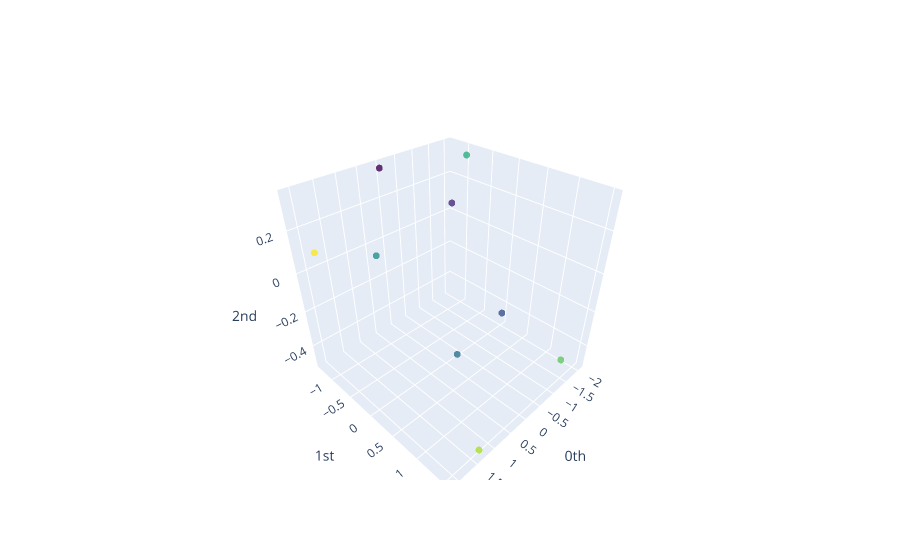

The notebook cell this image was saved under:
### Code cell
coords, diagrams_basic = smiles_to_persistence_diagrams(furan_smiles)
plot_point_cloud(coords)

### Figure 1 — Plotly figure (JSON) as saved in the notebook; plotly's stock layout.template omitted (floating-point values rounded to 4 significant figures)
{"data": [{"marker": {"color": [0, 1, 2, 3, 4, 5, 6, 7, 8], "colorscale": [[0, "#440154"], [0.1111, "#482878"], [0.2222, "#3e4989"], [0.3333, "#31688e"], [0.4444, "#26828e"], [0.5556, "#1f9e89"], [0.6667, "#35b779"], [0.7778, "#6ece58"], [0.8889, "#b5de2b"], [1, "#fde725"]], "opacity": 0.8, "size": 4}, "mode": "markers", "type": "scatter3d", "x": [0.02297, -1.057, -0.7002, 0.6764, 1.077, -2.066, -1.365, 1.313, 2.099], "y": [-1.327, -0.5977, 0.6815, 0.6895, -0.5853, -0.9598, 1.509, 1.525, -0.9356], "z": [0.3424, 0.181, -0.1909, -0.2476, 0.09308, 0.3223, -0.3962, -0.5066, 0.1506]}], "layout": {"scene": {"xaxis": {"exponentformat": "e", "showexponent": "all", "title": {"text": "0th"}, "type": "linear"}, "yaxis": {"exponentformat": "e", "showexponent": "all", "title": {"text": "1st"}, "type": "linear"}, "zaxis": {"exponentformat": "e", "showexponent": "all", "title": {"text": "2nd"}, "type": "linear"}}}}
